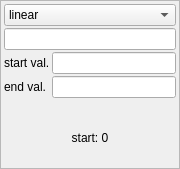
<?xml version="1.0" encoding="UTF-8"?>
<ui version="4.0">
 <class>Form</class>
 <widget class="QWidget" name="Form">
  <property name="geometry">
   <rect>
    <x>0</x>
    <y>0</y>
    <width>180</width>
    <height>169</height>
   </rect>
  </property>
  <property name="sizePolicy">
   <sizepolicy hsizetype="Fixed" vsizetype="Preferred">
    <horstretch>0</horstretch>
    <verstretch>0</verstretch>
   </sizepolicy>
  </property>
  <property name="maximumSize">
   <size>
    <width>180</width>
    <height>16777215</height>
   </size>
  </property>
  <property name="windowTitle">
   <string>Form</string>
  </property>
  <layout class="QHBoxLayout" name="horizontalLayout">
   <property name="leftMargin">
    <number>0</number>
   </property>
   <property name="topMargin">
    <number>0</number>
   </property>
   <property name="rightMargin">
    <number>0</number>
   </property>
   <property name="bottomMargin">
    <number>0</number>
   </property>
   <item>
    <widget class="QFrame" name="frame">
     <property name="frameShape">
      <enum>QFrame::StyledPanel</enum>
     </property>
     <property name="frameShadow">
      <enum>QFrame::Raised</enum>
     </property>
     <layout class="QHBoxLayout" name="horizontalLayout_2">
      <property name="spacing">
       <number>2</number>
      </property>
      <property name="leftMargin">
       <number>3</number>
      </property>
      <property name="topMargin">
       <number>3</number>
      </property>
      <property name="rightMargin">
       <number>3</number>
      </property>
      <property name="bottomMargin">
       <number>3</number>
      </property>
      <item>
       <layout class="QVBoxLayout" name="verticalLayout">
        <item>
         <widget class="QComboBox" name="comboBox">
          <item>
           <property name="text">
            <string>linear</string>
           </property>
          </item>
          <item>
           <property name="text">
            <string>constant</string>
           </property>
          </item>
          <item>
           <property name="text">
            <string>exp_rise</string>
           </property>
          </item>
          <item>
           <property name="text">
            <string>exp_fall</string>
           </property>
          </item>
          <item>
           <property name="text">
            <string>sine</string>
           </property>
          </item>
         </widget>
        </item>
        <item>
         <widget class="QLineEdit" name="event_duration"/>
        </item>
        <item>
         <layout class="QFormLayout" name="formLayout">
          <item row="1" column="0">
           <widget class="QLabel" name="label_2">
            <property name="text">
             <string>start val.</string>
            </property>
           </widget>
          </item>
          <item row="1" column="1">
           <widget class="QLineEdit" name="lineEdit"/>
          </item>
          <item row="2" column="0">
           <widget class="QLabel" name="label_3">
            <property name="text">
             <string>end val.</string>
            </property>
           </widget>
          </item>
          <item row="2" column="1">
           <widget class="QLineEdit" name="lineEdit_3"/>
          </item>
         </layout>
        </item>
        <item>
         <widget class="QLabel" name="start_label">
          <property name="text">
           <string>start: 0</string>
          </property>
          <property name="alignment">
           <set>Qt::AlignCenter</set>
          </property>
         </widget>
        </item>
       </layout>
      </item>
     </layout>
    </widget>
   </item>
  </layout>
 </widget>
 <resources/>
 <connections/>
</ui>
